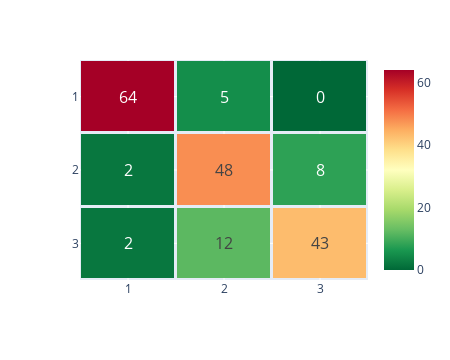

Source (notebook cell):
### Code cell
heatmap_plotly(pd.DataFrame(confusion_matrix(testY, result_KNN)))

### Figure 1 — Plotly figure (JSON) as saved in the notebook; plotly's stock layout.template omitted (floating-point values rounded to 4 significant figures)
{"data": [{"coloraxis": "coloraxis", "hovertemplate": "x: %{x}<br>y: %{y}<br>color: %{z}<extra></extra>", "name": "0", "textfont": {"size": 16}, "texttemplate": "%{z}", "type": "heatmap", "x": ["1", "2", "3"], "xaxis": "x", "xgap": 3, "y": ["1", "2", "3"], "yaxis": "y", "ygap": 3, "z": [[64, 5, 0], [2, 48, 8], [2, 12, 43]]}], "layout": {"coloraxis": {"colorscale": [[0, "rgb(0,104,55)"], [0.1, "rgb(26,152,80)"], [0.2, "rgb(102,189,99)"], [0.3, "rgb(166,217,106)"], [0.4, "rgb(217,239,139)"], [0.5, "rgb(255,255,191)"], [0.6, "rgb(254,224,139)"], [0.7, "rgb(253,174,97)"], [0.8, "rgb(244,109,67)"], [0.9, "rgb(215,48,39)"], [1, "rgb(165,0,38)"]]}, "height": 360, "margin": {"t": 60}, "width": 450, "xaxis": {"anchor": "y", "domain": [0, 1]}, "yaxis": {"anchor": "x", "autorange": "reversed", "domain": [0, 1]}}}
